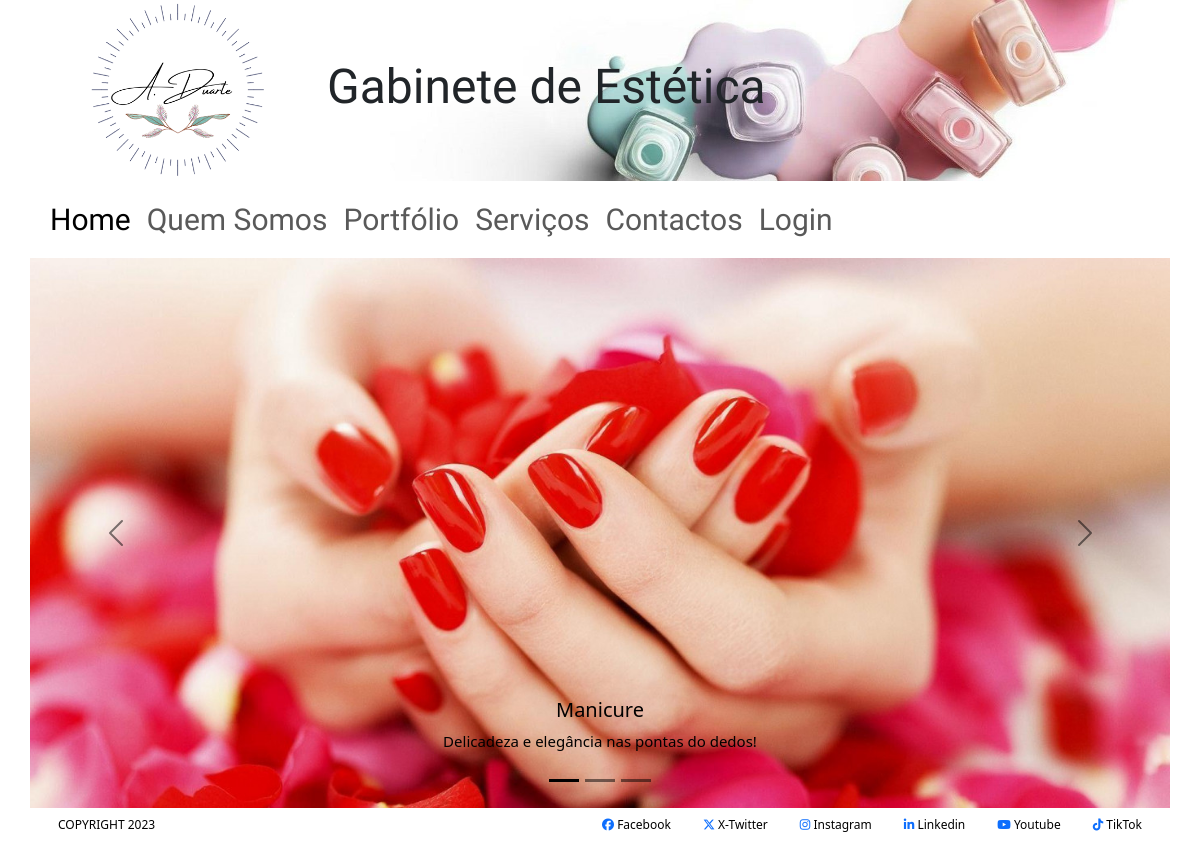
The page / on the database its author committed.
### tables this page shows
CREATE TABLE `carrossel` (
  `id_carrossel` int NOT NULL,
  `titulo` varchar(100) NOT NULL,
  `imagem` varchar(100) NOT NULL,
  `descricao` varchar(200) NOT NULL,
  `ordem` int NOT NULL DEFAULT '0',
  `activo` int NOT NULL DEFAULT '1'
);

CREATE TABLE `redessociais` (
  `social_id` int NOT NULL,
  `nome` varchar(50) NOT NULL,
  `link` varchar(100) NOT NULL,
  `classe` varchar(100) NOT NULL,
  `ordem` int NOT NULL DEFAULT '0',
  `activo` int NOT NULL DEFAULT '1'
);

### index.php (the view, shortened to what this page needs)
<?php
include "header.php";
?>
    <section class="container">
      <div class="row">
        <div class="col p-0">
          <div id="carouselExampleDark" class="carousel carousel-dark slide" data-bs-ride="carousel">
            <div class="carousel-indicators">
                <?php
                     $sql = "SELECT titulo, imagem, descricao
                      FROM carrossel
                      WHERE activo = 1
                      ";
                      $listaRegistos = mysqli_query($ligacaoBD, $sql);
                      $i = 0;
                      while($value = mysqli_fetch_assoc($listaRegistos)){
                ?>
                  <button type="button" data-bs-target="#carouselExampleDark" data-bs-slide-to="<?= $i ?>" <?= ($i == 0) ? "class='active'" : '' ?>></button>
                  <?php
                     $i++;
                     }
                  ?>
            </div>
            <div class="carousel-inner">
                <?php
                     $i = 0;
                     mysqli_data_seek($listaRegistos, 0);
                     while ($value = mysqli_fetch_assoc($listaRegistos)) {
                     ?>
                     <div class="carousel-item <?= ($i == 0) ? "active" : '' ?>">
                         <img src="img/<?= $value['imagem'] ?>" class="d-block w-100" alt="...">
                         <div class="carousel-caption d-none d-md-block">
                             <h5><?= $value['titulo'] ?></h5>
                             <p><?= $value['descricao'] ?></p>
                         </div>
                     </div>
                     <?php
                         $i++;
                     }
                     ?>
            </div>
                    <button class="carousel-control-prev" type="button" data-bs-target="#carouselExampleDark" data-bs-slide="prev">
                      <span class="carousel-control-prev-icon" aria-hidden="true"></span>
                    </button>
                    <button class="carousel-control-next" type="button" data-bs-target="#carouselExampleDark" data-bs-slide="next">
                      <span class="carousel-control-next-icon" aria-hidden="true"></span>
                    </button>
          </div>
        </div>
      </div>
    </section>
<?php
include "footer.php";
?>

### footer.php (shortened to what this page needs)
<footer class="container"  >
        <div class="row">
            <div class="col-3">
                <ul class="list-group list-group-horizontal">
                    <li class="list-group-item">
                         <span class="d-none d-lg-inline">COPYRIGHT</span>
                        <span>2023</span>
                     </li>
                 </ul>
            </div>
            <div class="col d-flex justify-content-end">
                <ul class="list-group list-group-horizontal">
                    <?php
                        $sql = "SELECT nome, link, classe
                        FROM redesSociais
                        WHERE activo = 1
                        ";
                        $listaRegistos = mysqli_query($ligacaoBD, $sql);
                        while($value = mysqli_fetch_assoc($listaRegistos)){
                    ?>
                    <li class="list-group-item">
                        <a href="<?= $value['link'] ?>" target="_blank">
                        <i class="<?= $value["classe"]?>"></i>
                        <span class="d-none d-lg-inline"><?= $value["nome"]?></span>
                        </a>
                    </li>
             <?php
                 }
             ?>
               </ul>
            </div>
        </div>
    </footer>
    </body>
</html>

### estilos.css (style rules this page uses)
#carouselExampleDark h5 { font-size: 20px; }
.carousel-item p { text-align: center; font-size: 15px; }
.carousel-item img { width: 100%; height: 550px; object-fit: cover; }
footer .list-group-item { background-color:transparent; font-size: 12px; border: 0; }
a { text-decoration: none; }
footer .list-group-item span { color:black; }

### rows shown on the page
carrossel: imagem (picture), titulo "Manicure", descricao "Delicadeza e elegância nas pontas do dedos!"
redessociais: nome "Facebook"
redessociais: nome "X-Twitter"
redessociais: nome "Instagram"
redessociais: nome "Linkedin"
redessociais: nome "Youtube"
redessociais: nome "TikTok"
